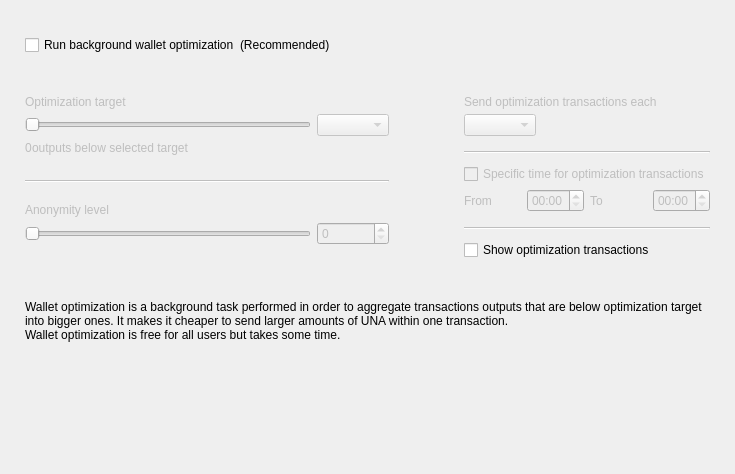
<?xml version="1.0" encoding="UTF-8"?>
<ui version="4.0">
 <class>OptimizationOptionsFrame</class>
 <widget class="QFrame" name="OptimizationOptionsFrame">
  <property name="geometry">
   <rect>
    <x>0</x>
    <y>0</y>
    <width>735</width>
    <height>474</height>
   </rect>
  </property>
  <property name="windowTitle">
   <string>Frame</string>
  </property>
  <property name="frameShape">
   <enum>QFrame::NoFrame</enum>
  </property>
  <property name="frameShadow">
   <enum>QFrame::Raised</enum>
  </property>
  <layout class="QVBoxLayout" name="verticalLayout">
   <property name="spacing">
    <number>0</number>
   </property>
   <property name="leftMargin">
    <number>25</number>
   </property>
   <property name="topMargin">
    <number>35</number>
   </property>
   <property name="rightMargin">
    <number>25</number>
   </property>
   <property name="bottomMargin">
    <number>0</number>
   </property>
   <item>
    <layout class="QHBoxLayout" name="horizontalLayout_2">
     <item>
      <widget class="QCheckBox" name="m_enableOptimizationCheck">
       <property name="text">
        <string>Run background wallet optimization</string>
       </property>
      </widget>
     </item>
     <item>
      <widget class="WalletGui::WalletNormalGrayTextLabel" name="label_8">
       <property name="text">
        <string>(Recommended)</string>
       </property>
      </widget>
     </item>
     <item>
      <spacer name="horizontalSpacer">
       <property name="orientation">
        <enum>Qt::Horizontal</enum>
       </property>
       <property name="sizeHint" stdset="0">
        <size>
         <width>40</width>
         <height>20</height>
        </size>
       </property>
      </spacer>
     </item>
    </layout>
   </item>
   <item>
    <spacer name="verticalSpacer_2">
     <property name="orientation">
      <enum>Qt::Vertical</enum>
     </property>
     <property name="sizeType">
      <enum>QSizePolicy::Fixed</enum>
     </property>
     <property name="sizeHint" stdset="0">
      <size>
       <width>20</width>
       <height>40</height>
      </size>
     </property>
    </spacer>
   </item>
   <item>
    <widget class="QWidget" name="m_optimizationOptionsWidget" native="true">
     <property name="enabled">
      <bool>true</bool>
     </property>
     <layout class="QHBoxLayout" name="horizontalLayout">
      <property name="spacing">
       <number>75</number>
      </property>
      <property name="leftMargin">
       <number>0</number>
      </property>
      <property name="topMargin">
       <number>0</number>
      </property>
      <property name="rightMargin">
       <number>0</number>
      </property>
      <property name="bottomMargin">
       <number>0</number>
      </property>
      <item alignment="Qt::AlignTop">
       <widget class="QWidget" name="widget1" native="true">
        <property name="enabled">
         <bool>false</bool>
        </property>
        <layout class="QGridLayout" name="gridLayout" columnstretch="50,0,0,0">
         <property name="leftMargin">
          <number>0</number>
         </property>
         <property name="topMargin">
          <number>0</number>
         </property>
         <property name="rightMargin">
          <number>0</number>
         </property>
         <property name="bottomMargin">
          <number>0</number>
         </property>
         <property name="verticalSpacing">
          <number>5</number>
         </property>
         <item row="0" column="0" colspan="4">
          <widget class="WalletGui::WalletNormalBlackTextLabel" name="label_5">
           <property name="text">
            <string>Optimization target</string>
           </property>
           <property name="indent">
            <number>0</number>
           </property>
          </widget>
         </item>
         <item row="4" column="0" colspan="4">
          <spacer name="verticalSpacer_3">
           <property name="orientation">
            <enum>Qt::Vertical</enum>
           </property>
           <property name="sizeType">
            <enum>QSizePolicy::Fixed</enum>
           </property>
           <property name="sizeHint" stdset="0">
            <size>
             <width>20</width>
             <height>20</height>
            </size>
           </property>
          </spacer>
         </item>
         <item row="1" column="0" colspan="3">
          <widget class="QSlider" name="m_thresholdSlider">
           <property name="maximum">
            <number>6</number>
           </property>
           <property name="pageStep">
            <number>1</number>
           </property>
           <property name="orientation">
            <enum>Qt::Horizontal</enum>
           </property>
          </widget>
         </item>
         <item row="1" column="3">
          <widget class="QComboBox" name="m_thresholdCombo"/>
         </item>
         <item row="5" column="0" colspan="4">
          <widget class="Line" name="line">
           <property name="orientation">
            <enum>Qt::Horizontal</enum>
           </property>
          </widget>
         </item>
         <item row="6" column="0" colspan="4">
          <spacer name="verticalSpacer_4">
           <property name="orientation">
            <enum>Qt::Vertical</enum>
           </property>
           <property name="sizeType">
            <enum>QSizePolicy::Fixed</enum>
           </property>
           <property name="sizeHint" stdset="0">
            <size>
             <width>20</width>
             <height>15</height>
            </size>
           </property>
          </spacer>
         </item>
         <item row="8" column="3">
          <widget class="QSpinBox" name="m_mixinSpin">
           <property name="buttonSymbols">
            <enum>QAbstractSpinBox::UpDownArrows</enum>
           </property>
          </widget>
         </item>
         <item row="7" column="0" colspan="4">
          <widget class="WalletGui::WalletNormalBlackTextLabel" name="label_7">
           <property name="text">
            <string>Anonymity level</string>
           </property>
           <property name="indent">
            <number>0</number>
           </property>
          </widget>
         </item>
         <item row="8" column="0" colspan="3">
          <widget class="QSlider" name="m_mixinSlider">
           <property name="pageStep">
            <number>1</number>
           </property>
           <property name="orientation">
            <enum>Qt::Horizontal</enum>
           </property>
          </widget>
         </item>
         <item row="2" column="0" colspan="4">
          <spacer name="verticalSpacer_12">
           <property name="orientation">
            <enum>Qt::Vertical</enum>
           </property>
           <property name="sizeType">
            <enum>QSizePolicy::Fixed</enum>
           </property>
           <property name="sizeHint" stdset="0">
            <size>
             <width>20</width>
             <height>0</height>
            </size>
           </property>
          </spacer>
         </item>
         <item row="3" column="0" colspan="4">
          <layout class="QHBoxLayout" name="horizontalLayout_3" stretch="0,1">
           <item>
            <widget class="QLabel" name="m_nonOptimizedOutputsLabel">
             <property name="text">
              <string>0</string>
             </property>
            </widget>
           </item>
           <item>
            <widget class="WalletGui::WalletNormalBlackTextLabel" name="m_nonOptimizedOutputsTextLabel">
             <property name="text">
              <string>outputs below selected target</string>
             </property>
            </widget>
           </item>
          </layout>
         </item>
        </layout>
       </widget>
      </item>
      <item>
       <layout class="QVBoxLayout" name="verticalLayout_3">
        <property name="spacing">
         <number>10</number>
        </property>
        <property name="rightMargin">
         <number>0</number>
        </property>
        <property name="bottomMargin">
         <number>0</number>
        </property>
        <item>
         <widget class="QWidget" name="widget2" native="true">
          <property name="enabled">
           <bool>false</bool>
          </property>
          <layout class="QGridLayout" name="gridLayout_2" columnstretch="0,0,0,0">
           <property name="leftMargin">
            <number>0</number>
           </property>
           <property name="topMargin">
            <number>0</number>
           </property>
           <property name="rightMargin">
            <number>0</number>
           </property>
           <property name="bottomMargin">
            <number>0</number>
           </property>
           <property name="verticalSpacing">
            <number>5</number>
           </property>
           <item row="2" column="0" colspan="2" alignment="Qt::AlignLeft">
            <widget class="QComboBox" name="m_periodCombo"/>
           </item>
           <item row="8" column="0">
            <widget class="WalletGui::WalletNormalBlackTextLabel" name="label_2">
             <property name="text">
              <string>From</string>
             </property>
            </widget>
           </item>
           <item row="8" column="1">
            <widget class="QTimeEdit" name="m_startTimeEdit">
             <property name="enabled">
              <bool>false</bool>
             </property>
             <property name="displayFormat">
              <string>HH:mm</string>
             </property>
            </widget>
           </item>
           <item row="8" column="2">
            <widget class="WalletGui::WalletNormalBlackTextLabel" name="label_3">
             <property name="text">
              <string>To</string>
             </property>
            </widget>
           </item>
           <item row="8" column="3">
            <widget class="QTimeEdit" name="m_stopTimeEdit">
             <property name="enabled">
              <bool>false</bool>
             </property>
             <property name="displayFormat">
              <string>HH:mm</string>
             </property>
            </widget>
           </item>
           <item row="6" column="0" colspan="4">
            <widget class="QCheckBox" name="m_optimizationTimeCheck">
             <property name="text">
              <string>Specific time for optimization transactions</string>
             </property>
            </widget>
           </item>
           <item row="4" column="0" colspan="4">
            <widget class="Line" name="line_2">
             <property name="orientation">
              <enum>Qt::Horizontal</enum>
             </property>
            </widget>
           </item>
           <item row="0" column="0" colspan="4">
            <widget class="WalletGui::WalletNormalBlackTextLabel" name="label_4">
             <property name="text">
              <string>Send optimization transactions each</string>
             </property>
             <property name="indent">
              <number>0</number>
             </property>
            </widget>
           </item>
           <item row="7" column="0" colspan="4">
            <spacer name="verticalSpacer_8">
             <property name="orientation">
              <enum>Qt::Vertical</enum>
             </property>
             <property name="sizeType">
              <enum>QSizePolicy::Fixed</enum>
             </property>
             <property name="sizeHint" stdset="0">
              <size>
               <width>20</width>
               <height>0</height>
              </size>
             </property>
            </spacer>
           </item>
           <item row="3" column="0" colspan="4">
            <spacer name="verticalSpacer_6">
             <property name="orientation">
              <enum>Qt::Vertical</enum>
             </property>
             <property name="sizeType">
              <enum>QSizePolicy::Fixed</enum>
             </property>
             <property name="sizeHint" stdset="0">
              <size>
               <width>20</width>
               <height>10</height>
              </size>
             </property>
            </spacer>
           </item>
           <item row="10" column="0" colspan="4">
            <widget class="Line" name="line_3">
             <property name="orientation">
              <enum>Qt::Horizontal</enum>
             </property>
            </widget>
           </item>
           <item row="1" column="0" colspan="4">
            <spacer name="verticalSpacer_5">
             <property name="orientation">
              <enum>Qt::Vertical</enum>
             </property>
             <property name="sizeType">
              <enum>QSizePolicy::Fixed</enum>
             </property>
             <property name="sizeHint" stdset="0">
              <size>
               <width>20</width>
               <height>0</height>
              </size>
             </property>
            </spacer>
           </item>
           <item row="5" column="0" colspan="4">
            <spacer name="verticalSpacer_7">
             <property name="orientation">
              <enum>Qt::Vertical</enum>
             </property>
             <property name="sizeType">
              <enum>QSizePolicy::Fixed</enum>
             </property>
             <property name="sizeHint" stdset="0">
              <size>
               <width>20</width>
               <height>5</height>
              </size>
             </property>
            </spacer>
           </item>
           <item row="9" column="0" colspan="4">
            <spacer name="verticalSpacer_10">
             <property name="orientation">
              <enum>Qt::Vertical</enum>
             </property>
             <property name="sizeType">
              <enum>QSizePolicy::Fixed</enum>
             </property>
             <property name="sizeHint" stdset="0">
              <size>
               <width>20</width>
               <height>10</height>
              </size>
             </property>
            </spacer>
           </item>
          </layout>
         </widget>
        </item>
        <item>
         <widget class="QCheckBox" name="m_showFusionTransactionsCheck">
          <property name="enabled">
           <bool>true</bool>
          </property>
          <property name="text">
           <string>Show optimization transactions</string>
          </property>
         </widget>
        </item>
       </layout>
      </item>
     </layout>
    </widget>
   </item>
   <item>
    <spacer name="verticalSpacer_11">
     <property name="orientation">
      <enum>Qt::Vertical</enum>
     </property>
     <property name="sizeType">
      <enum>QSizePolicy::Fixed</enum>
     </property>
     <property name="sizeHint" stdset="0">
      <size>
       <width>20</width>
       <height>40</height>
      </size>
     </property>
    </spacer>
   </item>
   <item>
    <widget class="WalletGui::WalletExtraNormalGrayTextLabel" name="m_helpLabel">
     <property name="text">
      <string>Wallet optimization is a background task performed in order to aggregate transactions outputs that are below optimization target into bigger ones. It makes it cheaper to send larger amounts of UNA within one transaction.
Wallet optimization is free for all users but takes some time.</string>
     </property>
     <property name="wordWrap">
      <bool>true</bool>
     </property>
    </widget>
   </item>
   <item>
    <spacer name="verticalSpacer">
     <property name="orientation">
      <enum>Qt::Vertical</enum>
     </property>
     <property name="sizeHint" stdset="0">
      <size>
       <width>20</width>
       <height>40</height>
      </size>
     </property>
    </spacer>
   </item>
  </layout>
 </widget>
 <customwidgets>
  <customwidget>
   <class>WalletGui::WalletNormalGrayTextLabel</class>
   <extends>QLabel</extends>
   <header>Gui/Common/WalletTextLabel.h</header>
  </customwidget>
  <customwidget>
   <class>WalletGui::WalletNormalBlackTextLabel</class>
   <extends>QLabel</extends>
   <header>Gui/Common/WalletTextLabel.h</header>
  </customwidget>
  <customwidget>
   <class>WalletGui::WalletExtraNormalGrayTextLabel</class>
   <extends>QLabel</extends>
   <header>Gui/Common/WalletTextLabel.h</header>
  </customwidget>
 </customwidgets>
 <resources/>
 <connections>
  <connection>
   <sender>m_enableOptimizationCheck</sender>
   <signal>toggled(bool)</signal>
   <receiver>widget1</receiver>
   <slot>setEnabled(bool)</slot>
   <hints>
    <hint type="sourcelabel">
     <x>147</x>
     <y>47</y>
    </hint>
    <hint type="destinationlabel">
     <x>176</x>
     <y>204</y>
    </hint>
   </hints>
  </connection>
  <connection>
   <sender>m_thresholdSlider</sender>
   <signal>valueChanged(int)</signal>
   <receiver>OptimizationOptionsFrame</receiver>
   <slot>thresholdChanged(int)</slot>
   <hints>
    <hint type="sourcelabel">
     <x>116</x>
     <y>139</y>
    </hint>
    <hint type="destinationlabel">
     <x>355</x>
     <y>194</y>
    </hint>
   </hints>
  </connection>
  <connection>
   <sender>m_mixinSlider</sender>
   <signal>valueChanged(int)</signal>
   <receiver>OptimizationOptionsFrame</receiver>
   <slot>mixinChanged(int)</slot>
   <hints>
    <hint type="sourcelabel">
     <x>116</x>
     <y>240</y>
    </hint>
    <hint type="destinationlabel">
     <x>367</x>
     <y>236</y>
    </hint>
   </hints>
  </connection>
  <connection>
   <sender>m_optimizationTimeCheck</sender>
   <signal>toggled(bool)</signal>
   <receiver>m_startTimeEdit</receiver>
   <slot>setEnabled(bool)</slot>
   <hints>
    <hint type="sourcelabel">
     <x>543</x>
     <y>179</y>
    </hint>
    <hint type="destinationlabel">
     <x>501</x>
     <y>207</y>
    </hint>
   </hints>
  </connection>
  <connection>
   <sender>m_optimizationTimeCheck</sender>
   <signal>toggled(bool)</signal>
   <receiver>m_stopTimeEdit</receiver>
   <slot>setEnabled(bool)</slot>
   <hints>
    <hint type="sourcelabel">
     <x>543</x>
     <y>179</y>
    </hint>
    <hint type="destinationlabel">
     <x>643</x>
     <y>207</y>
    </hint>
   </hints>
  </connection>
  <connection>
   <sender>m_mixinSpin</sender>
   <signal>valueChanged(int)</signal>
   <receiver>OptimizationOptionsFrame</receiver>
   <slot>mixinChanged(int)</slot>
   <hints>
    <hint type="sourcelabel">
     <x>273</x>
     <y>271</y>
    </hint>
    <hint type="destinationlabel">
     <x>367</x>
     <y>236</y>
    </hint>
   </hints>
  </connection>
  <connection>
   <sender>m_thresholdCombo</sender>
   <signal>currentIndexChanged(int)</signal>
   <receiver>OptimizationOptionsFrame</receiver>
   <slot>thresholdChanged(int)</slot>
   <hints>
    <hint type="sourcelabel">
     <x>270</x>
     <y>139</y>
    </hint>
    <hint type="destinationlabel">
     <x>367</x>
     <y>236</y>
    </hint>
   </hints>
  </connection>
  <connection>
   <sender>m_enableOptimizationCheck</sender>
   <signal>toggled(bool)</signal>
   <receiver>widget2</receiver>
   <slot>setEnabled(bool)</slot>
   <hints>
    <hint type="sourcelabel">
     <x>158</x>
     <y>48</y>
    </hint>
    <hint type="destinationlabel">
     <x>556</x>
     <y>197</y>
    </hint>
   </hints>
  </connection>
 </connections>
 <slots>
  <slot>thresholdChanged(int)</slot>
  <slot>mixinChanged(int)</slot>
 </slots>
</ui>
